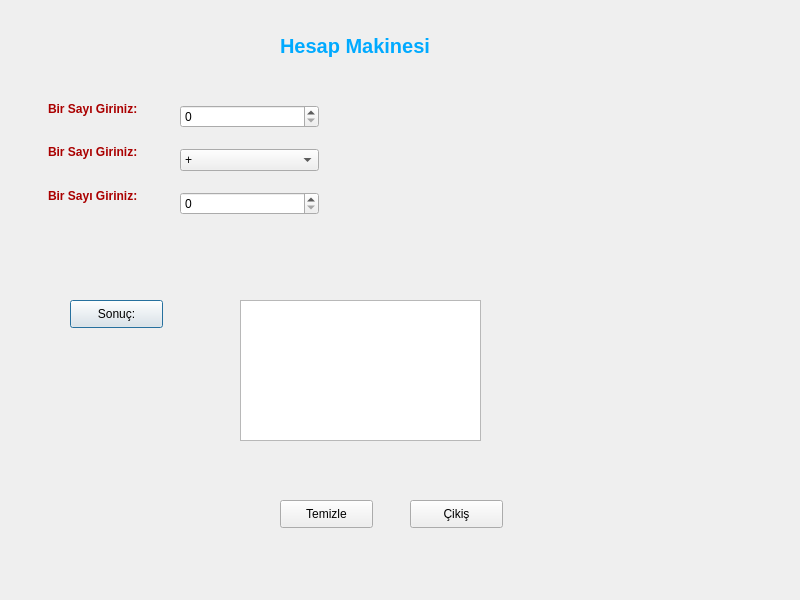
<?xml version="1.0" encoding="UTF-8"?>
<ui version="4.0">
 <class>Dialog</class>
 <widget class="QDialog" name="Dialog">
  <property name="geometry">
   <rect>
    <x>0</x>
    <y>0</y>
    <width>800</width>
    <height>600</height>
   </rect>
  </property>
  <property name="windowTitle">
   <string>Dialog</string>
  </property>
  <widget class="QPushButton" name="btnSonuc">
   <property name="geometry">
    <rect>
     <x>70</x>
     <y>300</y>
     <width>93</width>
     <height>28</height>
    </rect>
   </property>
   <property name="text">
    <string>Sonuç:</string>
   </property>
  </widget>
  <widget class="QPushButton" name="btnTemizle">
   <property name="geometry">
    <rect>
     <x>280</x>
     <y>500</y>
     <width>93</width>
     <height>28</height>
    </rect>
   </property>
   <property name="text">
    <string>Temizle</string>
   </property>
  </widget>
  <widget class="QPushButton" name="btnCikis">
   <property name="geometry">
    <rect>
     <x>410</x>
     <y>500</y>
     <width>93</width>
     <height>28</height>
    </rect>
   </property>
   <property name="text">
    <string>Çikiş</string>
   </property>
  </widget>
  <widget class="QLabel" name="label_2">
   <property name="geometry">
    <rect>
     <x>280</x>
     <y>30</y>
     <width>211</width>
     <height>31</height>
    </rect>
   </property>
   <property name="palette">
    <palette>
     <active>
      <colorrole role="WindowText">
       <brush brushstyle="SolidPattern">
        <color alpha="255">
         <red>0</red>
         <green>170</green>
         <blue>255</blue>
        </color>
       </brush>
      </colorrole>
     </active>
     <inactive>
      <colorrole role="WindowText">
       <brush brushstyle="SolidPattern">
        <color alpha="255">
         <red>0</red>
         <green>170</green>
         <blue>255</blue>
        </color>
       </brush>
      </colorrole>
     </inactive>
     <disabled>
      <colorrole role="WindowText">
       <brush brushstyle="SolidPattern">
        <color alpha="255">
         <red>120</red>
         <green>120</green>
         <blue>120</blue>
        </color>
       </brush>
      </colorrole>
     </disabled>
    </palette>
   </property>
   <property name="font">
    <font>
     <pointsize>15</pointsize>
     <weight>75</weight>
     <bold>true</bold>
    </font>
   </property>
   <property name="text">
    <string>Hesap Makinesi</string>
   </property>
  </widget>
  <widget class="QTextEdit" name="textEditSonuc">
   <property name="geometry">
    <rect>
     <x>240</x>
     <y>300</y>
     <width>241</width>
     <height>141</height>
    </rect>
   </property>
  </widget>
  <widget class="QWidget" name="layoutWidget">
   <property name="geometry">
    <rect>
     <x>48</x>
     <y>90</y>
     <width>204</width>
     <height>124</height>
    </rect>
   </property>
   <layout class="QVBoxLayout" name="verticalLayout">
    <item>
     <widget class="QLabel" name="label">
      <property name="palette">
       <palette>
        <active>
         <colorrole role="WindowText">
          <brush brushstyle="SolidPattern">
           <color alpha="255">
            <red>170</red>
            <green>0</green>
            <blue>0</blue>
           </color>
          </brush>
         </colorrole>
        </active>
        <inactive>
         <colorrole role="WindowText">
          <brush brushstyle="SolidPattern">
           <color alpha="255">
            <red>170</red>
            <green>0</green>
            <blue>0</blue>
           </color>
          </brush>
         </colorrole>
        </inactive>
        <disabled>
         <colorrole role="WindowText">
          <brush brushstyle="SolidPattern">
           <color alpha="255">
            <red>120</red>
            <green>120</green>
            <blue>120</blue>
           </color>
          </brush>
         </colorrole>
        </disabled>
       </palette>
      </property>
      <property name="font">
       <font>
        <weight>75</weight>
        <bold>true</bold>
       </font>
      </property>
      <property name="text">
       <string>Bir Sayı Giriniz:</string>
      </property>
     </widget>
    </item>
    <item>
     <widget class="QLabel" name="label_4">
      <property name="palette">
       <palette>
        <active>
         <colorrole role="WindowText">
          <brush brushstyle="SolidPattern">
           <color alpha="255">
            <red>170</red>
            <green>0</green>
            <blue>0</blue>
           </color>
          </brush>
         </colorrole>
        </active>
        <inactive>
         <colorrole role="WindowText">
          <brush brushstyle="SolidPattern">
           <color alpha="255">
            <red>170</red>
            <green>0</green>
            <blue>0</blue>
           </color>
          </brush>
         </colorrole>
        </inactive>
        <disabled>
         <colorrole role="WindowText">
          <brush brushstyle="SolidPattern">
           <color alpha="255">
            <red>120</red>
            <green>120</green>
            <blue>120</blue>
           </color>
          </brush>
         </colorrole>
        </disabled>
       </palette>
      </property>
      <property name="font">
       <font>
        <weight>75</weight>
        <bold>true</bold>
       </font>
      </property>
      <property name="text">
       <string>Bir Sayı Giriniz:</string>
      </property>
     </widget>
    </item>
    <item>
     <widget class="QLabel" name="label_3">
      <property name="palette">
       <palette>
        <active>
         <colorrole role="WindowText">
          <brush brushstyle="SolidPattern">
           <color alpha="255">
            <red>170</red>
            <green>0</green>
            <blue>0</blue>
           </color>
          </brush>
         </colorrole>
        </active>
        <inactive>
         <colorrole role="WindowText">
          <brush brushstyle="SolidPattern">
           <color alpha="255">
            <red>170</red>
            <green>0</green>
            <blue>0</blue>
           </color>
          </brush>
         </colorrole>
        </inactive>
        <disabled>
         <colorrole role="WindowText">
          <brush brushstyle="SolidPattern">
           <color alpha="255">
            <red>120</red>
            <green>120</green>
            <blue>120</blue>
           </color>
          </brush>
         </colorrole>
        </disabled>
       </palette>
      </property>
      <property name="font">
       <font>
        <weight>75</weight>
        <bold>true</bold>
       </font>
      </property>
      <property name="text">
       <string>Bir Sayı Giriniz:</string>
      </property>
     </widget>
    </item>
   </layout>
  </widget>
  <widget class="QWidget" name="layoutWidget">
   <property name="geometry">
    <rect>
     <x>180</x>
     <y>90</y>
     <width>139</width>
     <height>142</height>
    </rect>
   </property>
   <layout class="QVBoxLayout" name="verticalLayout_2">
    <item>
     <widget class="QSpinBox" name="spbxSayi1"/>
    </item>
    <item>
     <widget class="QComboBox" name="cmbIslem">
      <item>
       <property name="text">
        <string>+</string>
       </property>
      </item>
      <item>
       <property name="text">
        <string>-</string>
       </property>
      </item>
      <item>
       <property name="text">
        <string>*</string>
       </property>
      </item>
      <item>
       <property name="text">
        <string>/</string>
       </property>
      </item>
     </widget>
    </item>
    <item>
     <widget class="QSpinBox" name="spbxSayi2"/>
    </item>
   </layout>
  </widget>
 </widget>
 <resources/>
 <connections>
  <connection>
   <sender>btnCikis</sender>
   <signal>clicked()</signal>
   <receiver>Dialog</receiver>
   <slot>accept()</slot>
   <hints>
    <hint type="sourcelabel">
     <x>455</x>
     <y>520</y>
    </hint>
    <hint type="destinationlabel">
     <x>450</x>
     <y>592</y>
    </hint>
   </hints>
  </connection>
 </connections>
</ui>
